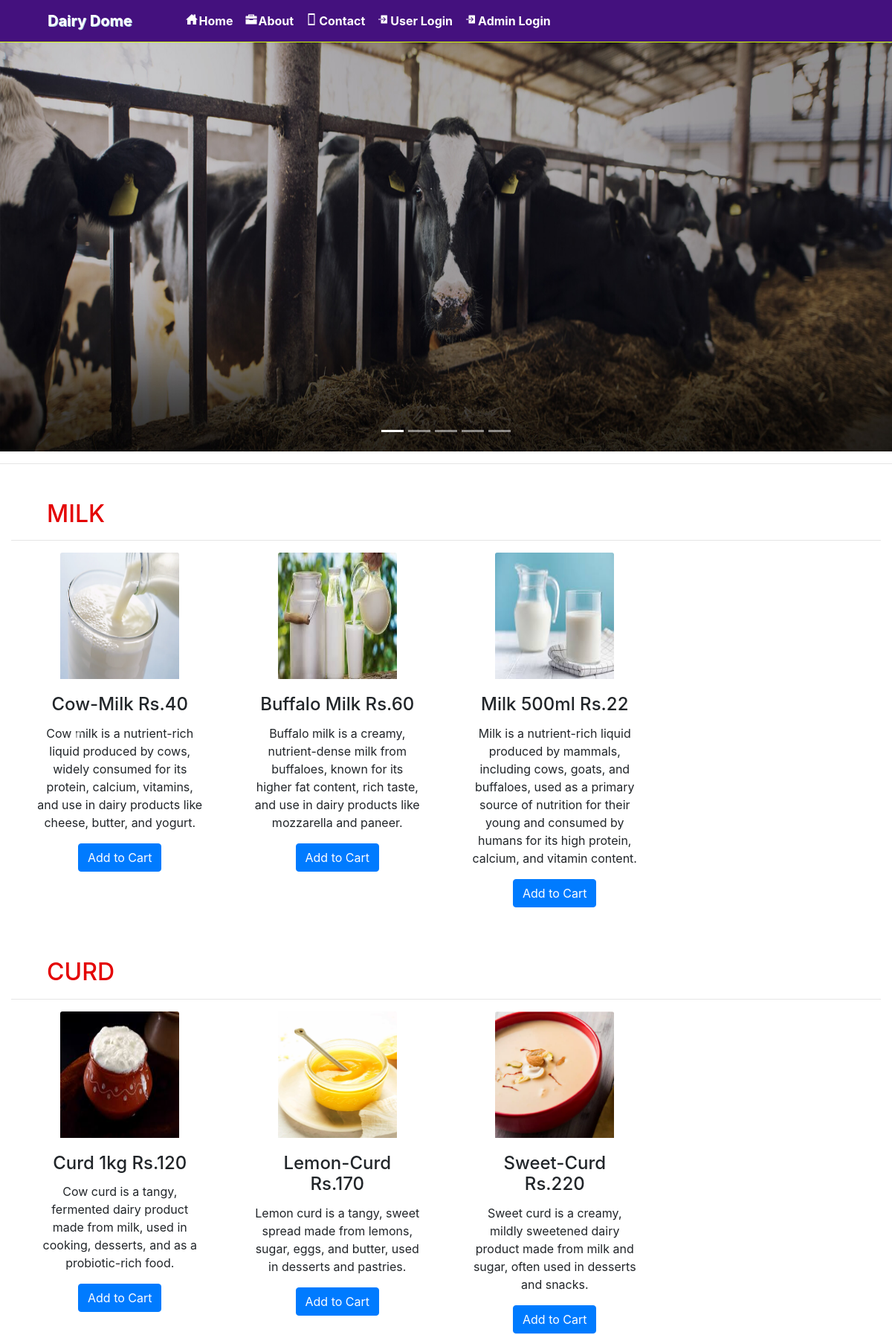
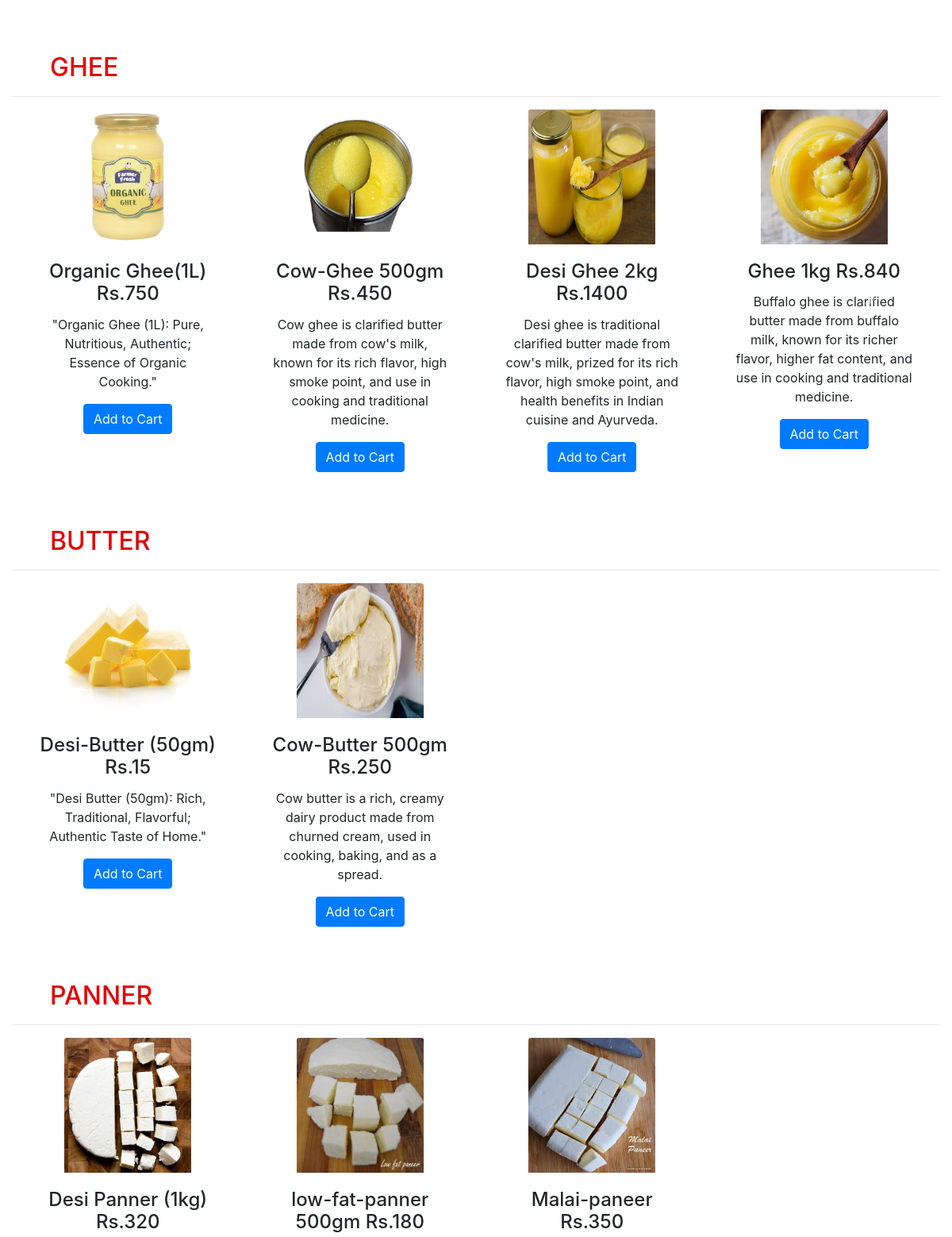
The page / (upper part) on the database its author committed (2 pictures, top to bottom).
### grocery/models.py (models this page shows, shortened)
class Category(models.Model):
    name = models.CharField(max_length=30, null=True)

class Product(models.Model):
    category = models.ForeignKey(Category, on_delete=models.CASCADE, null=True)
    image = models.FileField(null=True)
    name = models.CharField(max_length=30, null=True)
    price = models.IntegerField(null=True)
    desc = models.TextField(null=True)

### grocery/views.py (the view)
# urls.py: 2. Add a URL to urlpatterns:  path('', Home.as_view(), name='home')
def Home(request):
    cat = ""
    pro = ""
    cat = ""
    num = 0
    num1 = 0
    cat = Category.objects.all()
    pro = Product.objects.all()
    num = []
    num1 = 0
    try:
        user = User.objects.get(id=request.user.id)
        Profile = Profile.objects.get(user=user)
        cart = Cart.objects.filter(profile=profile)
        for i in cart:
            num1 += 1
    except:
        pass
    a = 1
    li = []
    for j in pro:
        b = 1
        for i in cat:
            if i.name == j.category.name:
                if not j.category.name in li:
                    li.append(j.category.name)
                    if b == 1:
                        num.append(a)
                        b = 2
        a += 1
    d = {'pro': pro, 'cat': cat,'num':num,'num1':num1}
    return render(request, 'all_product.html', d)

### grocery/templates/all_product.html (shortened to what this page needs)
{% extends 'carousel.html' %}
{% block b %}
{% load static %}
<link rel="stylesheet" href="https://maxcdn.bootstrapcdn.com/bootstrap/4.0.0/css/bootstrap.min.css">
    <link rel="stylesheet" href="{% static 'css/style.css' %}">
<hr>
{% for i in cat %}
 <div class="container-fluid">
	 <h2 class= "pl-5" style = "color : #E40203 ; text-transform : uppercase">{{i.name}}</h2><hr>
   	<div id="{{i.id}}" class="carousel slide" data-ride="carousel">
   		<div class="carousel-inner row w-100 mx-auto">
			{% for j in pro %}
			{% if i.name == j.category.name %}
			{% if forloop.counter in num %}
				<div class="carousel-item col-md-3 active"><div class="card">
					<center><img class="card-img-top img-fluid" align="center" src="{{j.image.url}}" style="width:160px;height:170px;float:center" alt="card-img"></center>
   						<div class="card-body">
   						<h4 class="card-title">{{j.name}} Rs.{{j.price}}</h4>
   						<p class="card-text">{{j.desc}}</p>
							<form align="center" action="{% url 'add_cart' j.id %}" method="post">
							<button type="submit" class="btn btn-primary mybtnone">Add to Cart</button>
</form>
   					</div>
   				</div>
   			</div>
				{% else %}
				<div class="carousel-item col-md-3">
   				<div class="card">
					<center><img class="card-img-top img-fluid" align="center" src="{{j.image.url}}" style="width:160px;height:170px;float:center" alt="card-img"></center>
   						<div class="card-body">
   						<h4 class="card-title">{{j.name}} Rs.{{j.price}}</h4>
   						<p class="card-text">{{j.desc}}</p>
<form align="center" action="{% url 'add_cart' j.id %}" method="post">
							<button type="submit" class="btn btn-primary mybtnone">Add to Cart</button>
</form>   					</div>
   				</div>
   			</div>
			{% endif %}
	 		{% endif %}
			{% endfor %}
			<a class="carousel-control-prev" href="#{{i.id}}" role="button" data-slide="prev">
				<span class="carousel-control-prev-icon" aria-hidden="true"></span>
			</a>
  			    <a class="carousel-control-next" href="#{{i.id}}" role="button" data-slide="next">
					<span class="carousel-control-next-icon" aria-hidden="true"></span>
					<span class="sr-only">Next</span></a>
		</div>
	</div>
 </div>
{% endfor %}
{% endblock %}

### grocery/static/css/style.css (style rules this page uses)
.card { border: none }
@media (min-width: 768px) { .carousel-inner .active, .carousel-inner .active + .carousel-item, .carousel-inner .active + .carousel-item + .carousel-item, .carousel-inner .active + .carousel-item + .carousel-item + .carousel-item { display: block; text-align: center; } }
.carousel-inner .carousel-item.active:not(.carousel-item-right):not(.carousel-item-left), .carousel-inner .carousel-item.active:not(.carousel-item-right):not(.carousel-item-left) + .carousel-item, .carousel-inner .carousel-item.active:not(.carousel-item-right):not(.carousel-item-left) + .carousel-item + .carousel-item, .carousel-inner .carousel-item.active:not(.carousel-item-right):not(.carousel-item-left) + .carousel-item + .carousel-item + .carousel-item { transition: none; }

### grocery/templates/navigation.html (style rules this page uses)
* { box-sizing: border-box; }
.carousel-inner img { width: 100%; height: 100%; }

### grocery/templates/all_product.html (style rules this page uses)
html { scroll-behavior:smooth; }

### rows shown on the page
Category: name "MILK"
Product: image (picture), name "Cow-Milk", price "40", desc "Cow milk is a nutrient-rich liquid produced by cows, widely consumed for its protein, calcium, vitamins, and use in dairy products like cheese, butter, and yogurt."
Product: image (picture), name "Buffalo Milk", price "60", desc "Buffalo milk is a creamy, nutrient-dense milk from buffaloes, known for its higher fat content, rich taste, and use in dairy products like mozzarella and paneer."
Product: image (picture), name "Milk 500ml", price "22", desc "Milk is a nutrient-rich liquid produced by mammals, including cows, goats, and buffaloes, used as a primary source of nutrition for their young and consumed by humans for its high protein, calcium, and vitamin content."
Category: name "CURD"
Product: image (picture), name "Curd 1kg", price "120", desc "Cow curd is a tangy, fermented dairy product made from milk, used in cooking, desserts, and as a probiotic-rich food."
Product: image (picture), name "Lemon-Curd", price "170", desc "Lemon curd is a tangy, sweet spread made from lemons, sugar, eggs, and butter, used in desserts and pastries."
Product: image (picture), name "Sweet-Curd", price "220", desc "Sweet curd is a creamy, mildly sweetened dairy product made from milk and sugar, often used in desserts and snacks."
Category: name "GHEE"
Product: image (picture), name "Organic Ghee(1L)", price "750", desc "\"Organic Ghee (1L): Pure, Nutritious, Authentic; Essence of Organic Cooking.\""
Product: image (picture), name "Cow-Ghee 500gm", price "450", desc "Cow ghee is clarified butter made from cow's milk, known for its rich flavor, high smoke point, and use in cooking and traditional medicine."
Product: image (picture), name "Desi Ghee 2kg", price "1400", desc "Desi ghee is traditional clarified butter made from cow's milk, prized for its rich flavor, high smoke point, and health benefits in Indian cuisine and Ayurveda."
Product: image (picture), name "Ghee 1kg", price "840", desc "Buffalo ghee is clarified butter made from buffalo milk, known for its richer flavor, higher fat content, and use in cooking and traditional medicine."
Category: name "BUTTER"
Product: image (picture), name "Desi-Butter (50gm)", price "15", desc "\"Desi Butter (50gm): Rich, Traditional, Flavorful; Authentic Taste of Home.\""
Product: image (picture), name "Cow-Butter 500gm", price "250", desc "Cow butter is a rich, creamy dairy product made from churned cream, used in cooking, baking, and as a spread."
Category: name "PANNER"
Product: image (picture), name "Desi Panner (1kg)", price "320"
Product: image (picture), name "low-fat-panner 500gm", price "180"
Product: image (picture), name "Malai-paneer", price "350"
